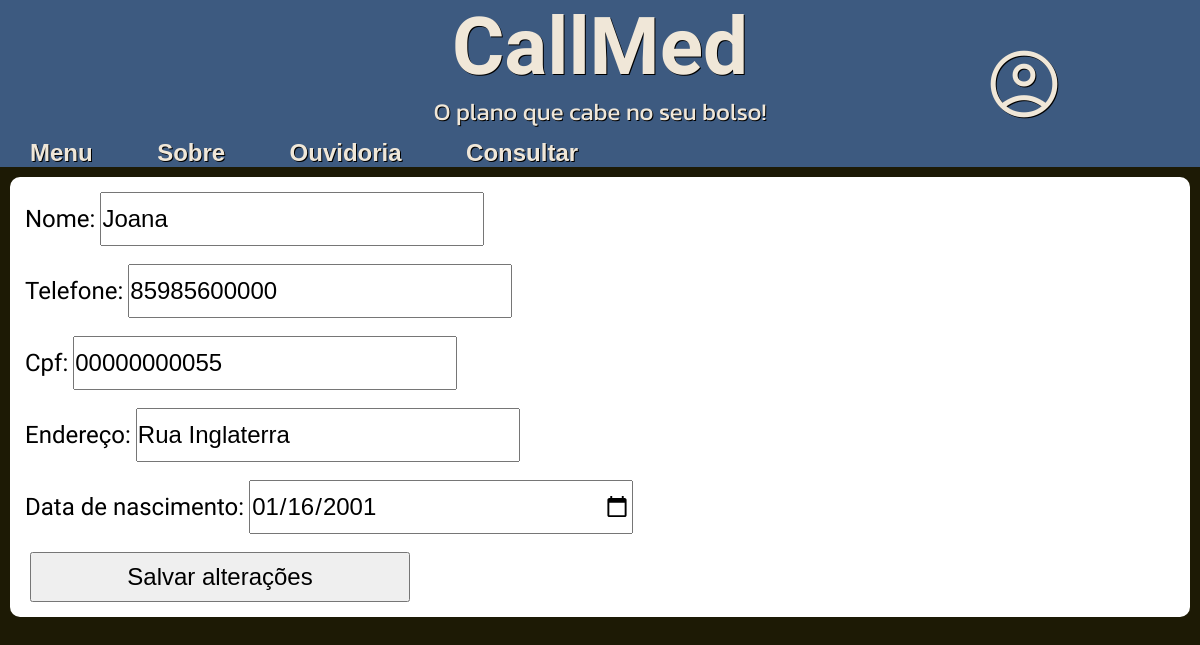
Screenshot of /Fomulario_Edit.php?id=20 with the database file from the repository.
### tables this page shows
CREATE TABLE `clientes` (
  `id` int(11) UNSIGNED NOT NULL,
  `nome` varchar(50) NOT NULL,
  `telefone` varchar(20) DEFAULT NULL,
  `cpf` varchar(15) DEFAULT NULL,
  `nascimento` date DEFAULT NULL,
  `endereço` varchar(50) DEFAULT NULL,
  `senha` varchar(100) DEFAULT NULL
);

### Fomulario_Edit.php (the view, shortened to what this page needs)
<!DOCTYPE html>
<html lang="pt-br">
<head>
    <link rel="stylesheet" href="estilos/principalform.css">
    <link rel="stylesheet" href="estilos/mediaquery.css">
    <link rel="stylesheet" href="script.js">
</head>
<body>
    <header id="menu">
        <h1>CallMed</h1>
        <p>O plano que cabe no seu bolso!</p>
        <div id="login">
            <a href="TelaLogin.php" target="_blank">
                <span class="material-symbols-outlined">
                </span>
            </a>
        </div>
    </header>
    <nav>
        <a href="index.html" target="_self" class="link">Menu</a>
        <a href="sobre.html" target="_self" class="link">Sobre</a>
        <a href="ouvidoria.html" target="_self" class="link">Ouvidoria</a>
        <a href="consultar.php" target="_self" class="link">Consultar</a>
    </nav>
<?php
    $id = $_GET['id'];
    include("servidor.php");
    $sql = "SELECT cpf, nascimento, telefone, endereço, nome FROM clientes WHERE id = '$id'";
    echo"<main>";
    echo "<form action=editar.php method='post'>";
    $result = $conn->query($sql);
    if ($result) {
        foreach ($result as $row) {
        echo "<label for=nome>Nome:</label>";
        echo"<input type=text id=nome name=nome placeholder='Digite aqui seu nome' value='" . $row['nome'] . "'>";
        echo "<br><br>";
        echo "<label for=telefone>Telefone:</label>";
        echo "<input type=number id=tel name=tel placeholder='Digite aqui seu Telefone' value='" . $row['telefone'] . "'>";
        echo "<br><br>";
        echo "<label for=cpf>Cpf:</label>";
        echo "<input type=text id=cpf name=cpf placeholder='Digite aqui seu CPF' value='" . $row['cpf'] . "'>";
        echo "<br><br>";
        echo "<label for=endereço>Endereço:</label>";
        echo "<input type=text id=ende name=ende placeholder='Digite aqui seu Endereço:' value='" . $row['endereço'] . "'>";
        echo "<br><br>";
        echo "<label for=nasc>Data de nascimento:</label>";
        echo "<input type=date id=nasc name=nasc placeholder='Digite aqui sua data de nascimento:' value='" . $row['nascimento'] . "'>";
        echo "<br><br>";
        echo "<input type=submit value='Salvar alterações'>";
    }
    } else {
        echo "Erro na consulta: " . $conn->errorInfo();
    }
    echo"</main>";
?>

### estilos/principalform.css (style rules this page uses)
* { margin: 0; padding: 0px; font-family: Arial, Helvetica, sans-serif; }
body { background-color: #1D1A05; }
header { height: auto; width: auto; margin: auto; background-color: #3D5A80; color: #F0E7D8; text-align: center; }
header > h1 { font-family: 'Agbalumo', sans-serif; font-size: 3em; position: relative; text-shadow: 1px 1px black; }
header > p { font-family: 'Kanit', sans-serif; font-size: 1.2em; text-shadow: 1px 1px black; }
div#login { position: absolute; display: inline-block; left: 82%; top: 3%; }
span.material-symbols-outlined { color: #F0E7D8; font-size: 3em; text-shadow: 1px 1px black; }
nav { background-color: #3D5A80; padding-top: 10px; }
a.link { text-decoration: none; color: #F0E7D8; font-weight: bolder; padding: 8px; text-shadow: 1px 1px black; }
main { margin: 10px; padding: 15px; border-radius: 10px; background-color: white; }
label { font-family: 'Agbalumo', sans-serif; font-size: 1.2em; }
input { margin-left: 5px; }

### estilos/mediaquery.css (style rules this page uses)
@media screen and (min-width:780px) { header > h1 { font-size: 5em; } }
@media screen and (min-width:780px) { header > p { font-size: 1.5em; } }
@media screen and (min-width:780px) { span.material-symbols-outlined { font-size: 5em; padding-top: 20px; } }
@media screen and (min-width:780px) { a.link { font-size: 1.5em; padding: 30px; } }
@media screen and (min-width:780px) { label { font-size: 1.5em; } }
@media screen and (min-width:780px) { input { font-size: 1.5em; height: 50px; width: 380px; } }

### rows the page displays
clientes: nome "Joana", tel "85985600000", cpf "00000000055", ende "Rua Inglaterra", nasc "01/16/2001"
